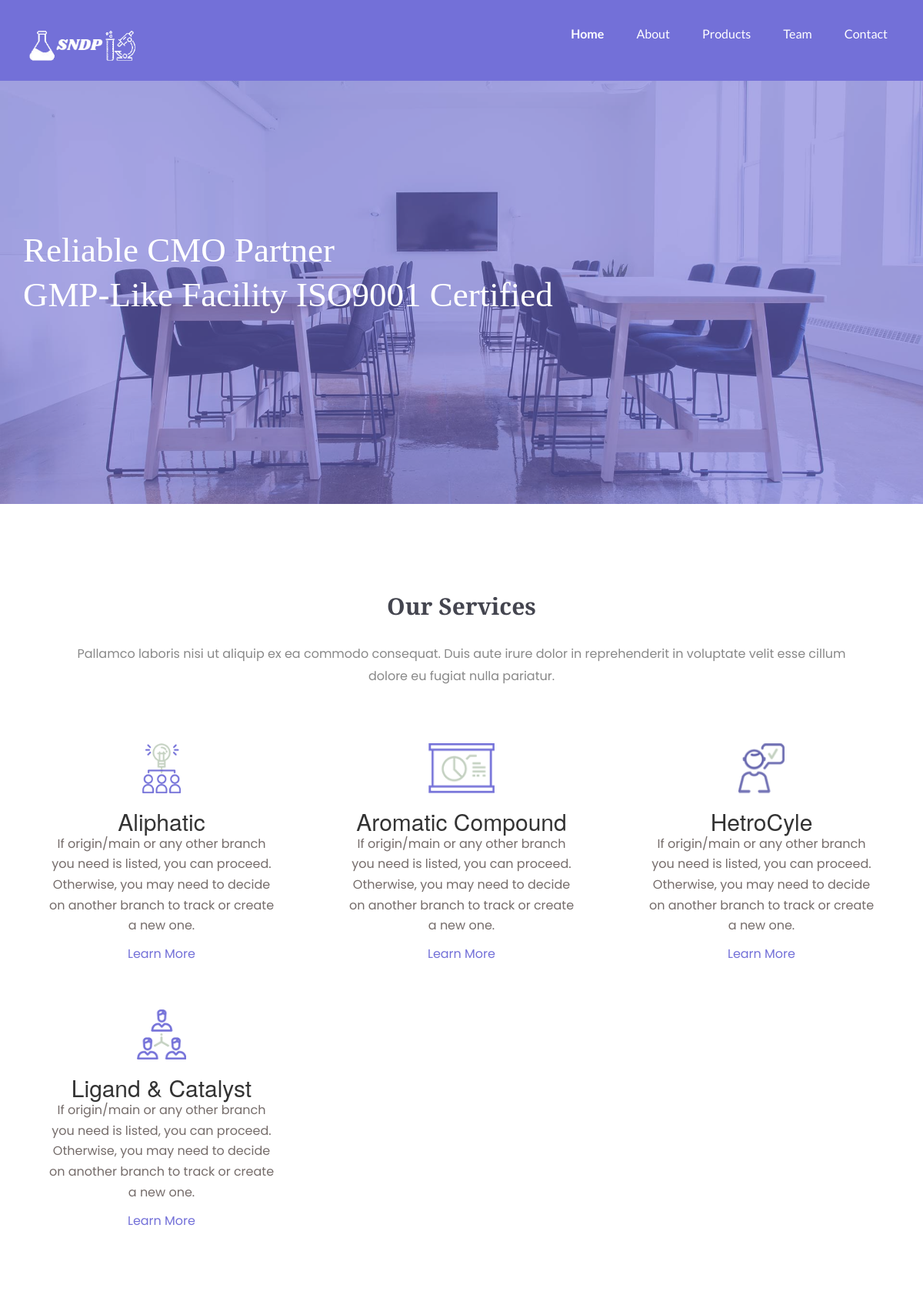
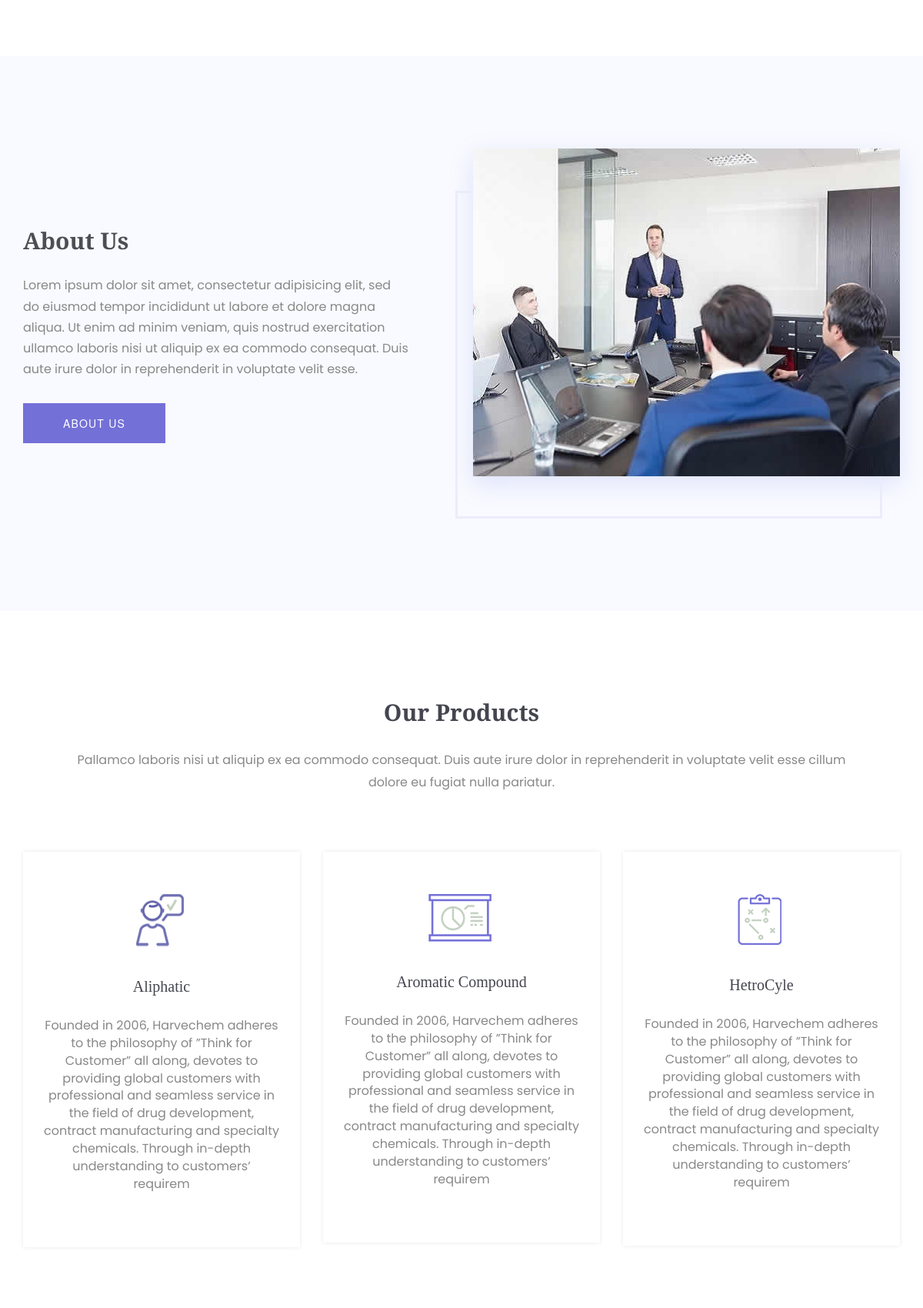
The page / (upper part) on the database its author committed (2 pictures, top to bottom).
### app/models.py (models this page shows, shortened)
class Service(models.Model):
    name = models.CharField(max_length=200)
    category = models.ForeignKey(Category, on_delete=models.CASCADE)
    service_image = models.ImageField(upload_to='services', null=True, blank=True)
    desc = models.TextField()

class Product(models.Model):
    name = models.CharField(max_length=200)
    types = models.ManyToManyField(Type)
    desc = models.TextField()
    product_image = models.ImageField(upload_to='products', null=True, blank=True)

### app/views.py (the view, shortened to what this page needs)
# urls.py: path('', HomeView.as_view(), name='home'),
class HomeView(TemplateView):
    template_name = 'index.html'
    def get_context_data(self, **kwargs):
        context = super().get_context_data(**kwargs)
        context['form'] = ContactForm()
        context['persona'] = Persona.load()
        context['category'] = Category.objects.all()
        context['services'] = Service.objects.all()
        context['testominals'] = Testimonal.objects.all()
        context['products'] = Product.objects.all()
        return context

### app/models.py (called while the page is built)
    @classmethod
    def load(cls):
        obj, created = cls.objects.get_or_create(pk=1)
        return obj

### templates/index.html (shortened to what this page needs)
{% extends 'base.html' %}
{% load static %}
{% block content %}
<section class="header-slider-area">
	<div id="carousel-example-generic" class="carousel slide carousel-fade" data-ride="carousel">
		<div class="carousel-inner" role="listbox">
			<div class="item active">
				<div class="single-slide-item slide-1">
					<div class="container">
						<div class="row">
							<div class="col-sm-12">
								<div class="single-slide-item-content">
									<h2>Reliable CMO Partner <br> GMP-like Facility ISO9001 Certified</p>
								</div>
							</div>
						</div>
					</div>
				</div>
			</div>
		</div>
		<a class="left carousel-control" href="#carousel-example-generic" role="button" data-slide="prev">
		</a>
		<a class="right carousel-control" href="#carousel-example-generic" role="button" data-slide="next">
		</a>
	</div>
</section>
{% include 'service-section.html' %}
<section class="about-us">
	<div class="container">
		<div class="about-us-content">
			<div class="row">
				<div class="col-sm-6">
					<div class="single-about-us">
						<div class="about-us-txt">
							<h2>about us</h2>
							<p>
								Lorem ipsum dolor sit amet, consectetur adipisicing elit, sed do eiusmod tempor
								incididunt ut labore et dolore magna aliqua. Ut enim ad minim veniam, quis nostrud
								exercitation ullamco laboris nisi ut aliquip ex ea commodo consequat. Duis aute irure
								dolor in reprehenderit in voluptate velit esse.
							</p>
							<div class="project-btn">
								<a href="{% url 'about' %}" class="project-view">About Us
								</a>
							</div>
						</div>
					</div>
				</div>
				<div class="col-sm-6">
					<div class="single-about-us">
						<div class="about-us-img">
							<img src="{% static 'assets/images/about/about-part.jpg' %}" alt="about images">
						</div>
					</div>
				</div>
			</div>
		</div>
	</div>
</section>
{% include 'product-section.html' %}
{% endblock %}

### templates/service-section.html
<section class="service">
	<div class="container">
		<div class="service-details">
			<div class="section-header text-center">
				<h2>our services</h2>
				<p>
					Pallamco laboris nisi ut aliquip ex ea commodo consequat. Duis aute irure dolor in reprehenderit in
					voluptate velit esse cillum dolore eu fugiat nulla pariatur.
				</p>
			</div>
			<div class="service-content-one">
				<div class="row">
					{% for service in services %}
					<div class="col-sm-4 col-xs-12">
						<div class="service-single text-center">
							<div class="service-img">
								<img src="{{service.service_image.url}}" alt="image of service" />
							</div>
							<br>
							<div class="service-txt">
								<h2>{{service.name}}</h2>
								<p>{{service.desc|slice:200}}</p>
								<a href="#" class="service-btn">
									learn more
								</a>
							</div>
						</div>
					</div>
					{% endfor %}
				</div>
			</div>
		</div>
	</div>
</section>

### templates/product-section.html
<section class="we-do">
	<div class="container">
		<div class="we-do-details">
			<div class="section-header text-center">
				<h2>Our Products</h2>
				<p>
					Pallamco laboris nisi ut aliquip ex ea commodo consequat. Duis aute irure dolor in reprehenderit in
					voluptate velit esse cillum dolore eu fugiat nulla pariatur.
				</p>
			</div>
			<div class="we-do-carousel">
				<div class="row">
					{% for product in products %}
					<div class="col-sm-4 col-xs-12">
						<div class="single-we-do-box text-center">
							<div class="we-do-description">
								<div class="we-do-info">
									<div class="we-do-img">
										<img src="{{product.product_image.url}}"
											alt="image of consultency" />
									</div>
									<div class="we-do-topics">
										<h2>
											<a href="#">
												{{product.name}}
											</a>
										</h2>
									</div>
								</div>
								<div class="we-do-comment">
									<p>
										{{product.desc|slice:300}}
									</p>
								</div>
							</div>
						</div>
					</div>
					{% endfor %}
				</div>
			</div>
		</div>
	</div>
</section>

### static/assets/css/bootsnav.css (style rules this page uses)
body { -webkit-transition: all 0.3s ease-in-out; -moz-transition: all 0.3s ease-in-out; -o-transition: all 0.3s ease-in-out; -ms-transition: all 0.3s ease-in-out; transition: all 0.3s ease-in-out; }

### static/assets/css/responsive.css (style rules this page uses)
@media screen and (max-width:1366px) { .carousel-control { position:absolute;top: 65%;left: 6%; } }
@media screen and (max-width:1366px) { .carousel-control.right { left: 10%; } }

### rows shown on the page
Service: service_image (picture), name "Aliphatic", desc "If origin/main or any other branch you need is listed, you can proceed. Otherwise, you may need to decide on another branch to track or create a new one."
Service: service_image (picture), name "Aromatic Compound", desc "If origin/main or any other branch you need is listed, you can proceed. Otherwise, you may need to decide on another branch to track or create a new one."
Service: service_image (picture), name "HetroCyle", desc "If origin/main or any other branch you need is listed, you can proceed. Otherwise, you may need to decide on another branch to track or create a new one."
Service: service_image (picture), name "Ligand & Catalyst", desc "If origin/main or any other branch you need is listed, you can proceed. Otherwise, you may need to decide on another branch to track or create a new one."
Product: product_image (picture), name "Aliphatic", desc "Founded in 2006, Harvechem adheres to the philosophy of ”Think for Customer” all along, devotes to providing global customers with professional and seamless service in the field of drug development, contract manufacturing and specialty chemicals. Through in-depth understanding to customers’ requirem"
Product: product_image (picture), name "Aromatic Compound", desc "Founded in 2006, Harvechem adheres to the philosophy of ”Think for Customer” all along, devotes to providing global customers with professional and seamless service in the field of drug development, contract manufacturing and specialty chemicals. Through in-depth understanding to customers’ requirem"
Product: product_image (picture), name "HetroCyle", desc "Founded in 2006, Harvechem adheres to the philosophy of ”Think for Customer” all along, devotes to providing global customers with professional and seamless service in the field of drug development, contract manufacturing and specialty chemicals. Through in-depth understanding to customers’ requirem"
